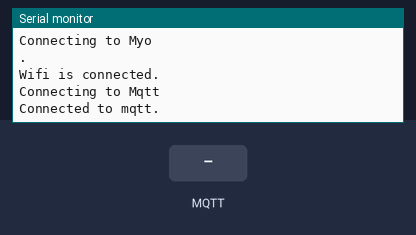
Bench run of a sketch on a simulated ESP32. Parts: the last lines printed to the serial monitor. The inputs (shaded band) are chosen by the test bench. WiFi joins after 1.5 s; servers stay silent unless stated; no MQTT or app messages arrive unless stated.

Above: at 1.7 s.
1.8 s: MQTT message "1" arrives on the first subscribed topic
At 2.9 s:
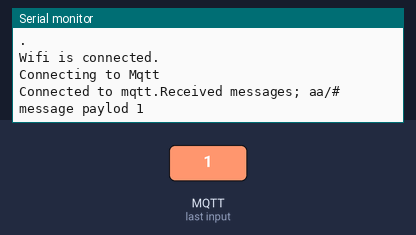
3.3 s: MQTT message "on" arrives on the first subscribed topic
At 4.1 s:
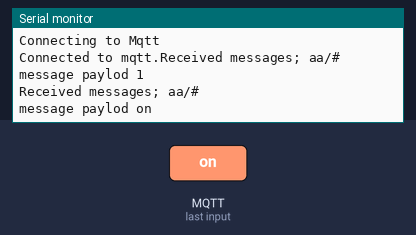
4.8 s: MQTT message "off" arrives on the first subscribed topic
At 5.2 s:
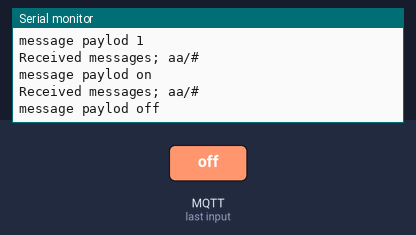

The sketch:

mqtt_test_one.ino
```cpp
#include<WiFi.h>
#include<PubSubClient.h>
#include <WiFiClientSecure.h>

// const char* ssid = "Digital Engineering Tech";
// const char* password = "1313373290";

const char* ssid = "Myo";
const char* password = "12345678";

// const char* ssid = "POS_Server";
// const char* password = "asdffdsa";

const char* mqtt_ip = "4b26b408563f43c1b0e441b02798aa06.s1.eu.hivemq.cloud";
const int mqtt_port = 8883;
const char* mqtt_user = "admin";
const char* mqtt_pass = "Admin1234";

static const char *root_ca PROGMEM = R"EOF(
-----BEGIN CERTIFICATE-----
MIIFazCCA1OgAwIBAgIRAIIQz7DSQONZRGPgu2OCiwAwDQYJKoZIhvcNAQELBQAw
TzELMAkGA1UEBhMCVVMxKTAnBgNVBAoTIEludGVybmV0IFNlY3VyaXR5IFJlc2Vh
cmNoIEdyb3VwMRUwEwYDVQQDEwxJU1JHIFJvb3QgWDEwHhcNMTUwNjA0MTEwNDM4
WhcNMzUwNjA0MTEwNDM4WjBPMQswCQYDVQQGEwJVUzEpMCcGA1UEChMgSW50ZXJu
ZXQgU2VjdXJpdHkgUmVzZWFyY2ggR3JvdXAxFTATBgNVBAMTDElTUkcgUm9vdCBY
MTCCAiIwDQYJKoZIhvcNAQEBBQADggIPADCCAgoCggIBAK3oJHP0FDfzm54rVygc
h77ct984kIxuPOZXoHj3dcKi/vVqbvYATyjb3miGbESTtrFj/RQSa78f0uoxmyF+
0TM8ukj13Xnfs7j/EvEhmkvBioZxaUpmZmyPfjxwv60pIgbz5MDmgK7iS4+3mX6U
A5/TR5d8mUgjU+g4rk8Kb4Mu0UlXjIB0ttov0DiNewNwIRt18jA8+o+u3dpjq+sW
T8KOEUt+zwvo/7V3LvSye0rgTBIlDHCNAymg4VMk7BPZ7hm/ELNKjD+Jo2FR3qyH
B5T0Y3HsLuJvW5iB4YlcNHlsdu87kGJ55tukmi8mxdAQ4Q7e2RCOFvu396j3x+UC
B5iPNgiV5+I3lg02dZ77DnKxHZu8A/lJBdiB3QW0KtZB6awBdpUKD9jf1b0SHzUv
KBds0pjBqAlkd25HN7rOrFleaJ1/ctaJxQZBKT5ZPt0m9STJEadao0xAH0ahmbWn
OlFuhjuefXKnEgV4We0+UXgVCwOPjdAvBbI+e0ocS3MFEvzG6uBQE3xDk3SzynTn
jh8BCNAw1FtxNrQHusEwMFxIt4I7mKZ9YIqioymCzLq9gwQbooMDQaHWBfEbwrbw
qHyGO0aoSCqI3Haadr8faqU9GY/rOPNk3sgrDQoo//fb4hVC1CLQJ13hef4Y53CI
rU7m2Ys6xt0nUW7/vGT1M0NPAgMBAAGjQjBAMA4GA1UdDwEB/wQEAwIBBjAPBgNV
HRMBAf8EBTADAQH/MB0GA1UdDgQWBBR5tFnme7bl5AFzgAiIyBpY9umbbjANBgkq
hkiG9w0BAQsFAAOCAgEAVR9YqbyyqFDQDLHYGmkgJykIrGF1XIpu+ILlaS/V9lZL
ubhzEFnTIZd+50xx+7LSYK05qAvqFyFWhfFQDlnrzuBZ6brJFe+GnY+EgPbk6ZGQ
3BebYhtF8GaV0nxvwuo77x/Py9auJ/GpsMiu/X1+mvoiBOv/2X/qkSsisRcOj/KK
NFtY2PwByVS5uCbMiogziUwthDyC3+6WVwW6LLv3xLfHTjuCvjHIInNzktHCgKQ5
ORAzI4JMPJ+GslWYHb4phowim57iaztXOoJwTdwJx4nLCgdNbOhdjsnvzqvHu7Ur
TkXWStAmzOVyyghqpZXjFaH3pO3JLF+l+/+sKAIuvtd7u+Nxe5AW0wdeRlN8NwdC
jNPElpzVmbUq4JUagEiuTDkHzsxHpFKVK7q4+63SM1N95R1NbdWhscdCb+ZAJzVc
oyi3B43njTOQ5yOf+1CceWxG1bQVs5ZufpsMljq4Ui0/1lvh+wjChP4kqKOJ2qxq
4RgqsahDYVvTH9w7jXbyLeiNdd8XM2w9U/t7y0Ff/9yi0GE44Za4rF2LN9d11TPA
mRGunUHBcnWEvgJBQl9nJEiU0Zsnvgc/ubhPgXRR4Xq37Z0j4r7g1SgEEzwxA57d
emyPxgcYxn/eR44/KJ4EBs+lVDR3veyJm+kXQ99b21/+jh5Xos1AnX5iItreGCc=
-----END CERTIFICATE-----
)EOF";

const char* outTopic = "/ak/out";  // just like route
const char* inTopic = "/ak/#";

String data;

unsigned long prev_time;

WiFiClientSecure espClient;///////
PubSubClient client(espClient);

long currentTime, lastTime;
int count = 0;
char message[50];
bool ser_check = false;


void setup() {
  Serial.begin(115200);
  wifi_start();
  espClient.setCACert(root_ca);
  client.setServer(mqtt_ip, mqtt_port);
  client.setCallback(callback); //to receive message from mqtt

}

void callback(char* topic, byte* payload, unsigned int length){
  Serial.print("Received messages; ");
  Serial.println(topic);
  Serial.print("message paylod ");
  for(int i = 0; i < length; i++){
    Serial.print((char)payload[i]);
  }
  // client.publish(outTopic, "receive message");
  Serial.println();

}

void loop() {
  if(!client.connected()){
    reconnect();
  }
  client.loop();
  ser_check = false;
  data = "";
  if(Serial.available() > 0){
    data = Serial.readString();
    ser_check = true;
  }

  if(ser_check){
    client.publish(outTopic, data.c_str());
    ser_check = false;
  }


  // if(millis() - prev_time >= 3000){
  //   String msg = "Hello mqtt";
  //   client.publish(outTopic, msg.c_str());
  //   prev_time = millis();
  // }

}

void wifi_start(){
  Serial.print("Connecting to ");
  Serial.println(ssid);

  WiFi.begin(ssid, password);

  if(WiFi.status() != WL_CONNECTED){
    delay(500);
    Serial.print(".");
  }
  Serial.println();
  Serial.println("Wifi is connected.");
}

void reconnect(){
  while(!client.connected()){
    Serial.println("Connecting to Mqtt ");
    if(client.connect("sbo", mqtt_user, mqtt_pass)){
      Serial.print("Connected to mqtt.");
      // client.subscribe("ak/#");
      client.subscribe("aa/#");
    }else{
      Serial.print("Fail mqtt connection");
      Serial.print(client.state()); //to know connection lost and sth error connection
      Serial.println("Retrying in 3 seconds");
      delay(3000);
    }
  }
}
```

Measured:
- after the input at 1.8 s, the serial monitor: prints a new line at once (image 1)
- after the input at 3.3 s, the serial monitor: prints a new line at once (image 2)
- after the input at 4.8 s, the serial monitor: prints a new line at once (image 3)
